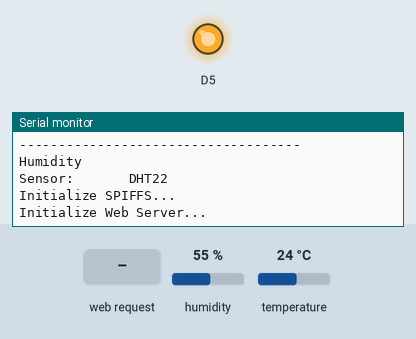
Bench run of a program on a simulated ESP8266 (NodeMCU). Shown: output pins drawn as LEDs (lit = HIGH), the last lines printed to the serial monitor. The inputs (shaded band) are chosen by the test bench; at power-on: humidity 55 %, temperature 24 °C. WiFi joins after 1.5 s; servers stay silent unless stated; network time is answered at once with the bench clock; the local clock reads 2024-03-15 10:24:30 at power-on unless the program sets it; storage starts empty.

Above: at 5.7 s.
5.8 s: HTTP request GET /currenttemp received
At 6.6 s:
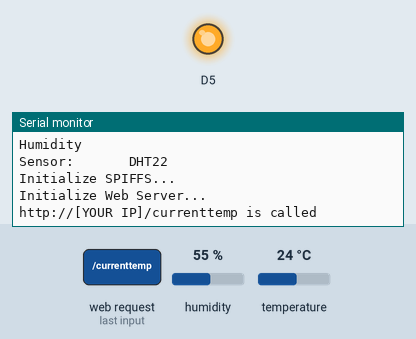
7.3 s: HTTP request GET /currenthumid received
At 7.8 s:
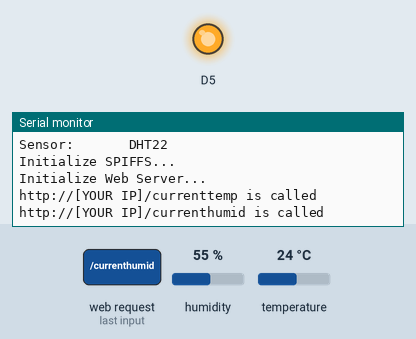
8.8 s: HTTP request GET /dailytemp received
At 10.1 s:
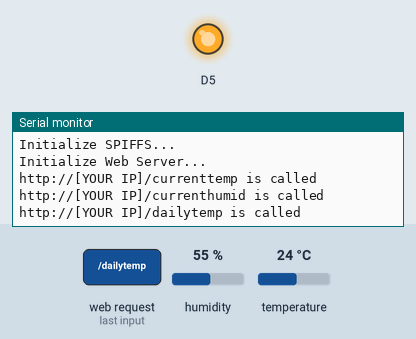

Measured:
- after the input at 5.8 s, the serial monitor: prints a new line at once (image 1)
- after the input at 7.3 s, the serial monitor: prints a new line at once (image 2)
- after the input at 8.8 s, the serial monitor: prints a new line at once (image 3)

The program:

main.cpp
```cpp
#include <Arduino.h>
#include <Ticker.h>

#include <ESP8266WiFi.h>
#include <ESP8266WebServer.h>
#include <FS.h>
#include <WiFiUdp.h>
#include <NTPClient.h>

#include <Adafruit_Sensor.h>
#include <DHT.h>
#include <DHT_U.h>
#include <Wire.h>
#include <RtcDS3231.h>

#define WIFI_SSID ""
#define WIFI_PWD ""
#define DHTPIN D4
#define DHTTYPE DHT22 /* DHT11, DHT22, DHT21 */
#define TICKER_PERIOD 600
#define TIME_ZONE 9
#define MAX_DATA_SIZE 144

typedef struct
{
  char strTime[20];
  float temperature;
  float humidity;
} TempHumidity;

int dataIndex = 0;
TempHumidity data[MAX_DATA_SIZE];

bool tickerFlag = true;
Ticker ticker;
ESP8266WebServer server(80);
DHT_Unified dht(DHTPIN, DHTTYPE);
RtcDS3231<TwoWire> Rtc(Wire);

void tickerHandler(void);
void initWiFi(void);
void initRTC(void);
void initDHT(void);
void initWebServer(void);
void gatherData(void);
void sendCurrentTemp(void);
void sendDailyTemp(void);
void sendCurrentHumidity(void);
void sendDailyHumidity(void);

void setup()
{
  Serial.begin(115200);

  initWiFi();
  initRTC();
  initDHT();
  initWebServer();

  ticker.attach(TICKER_PERIOD, tickerHandler);
}

void loop()
{
  server.handleClient();

  if (tickerFlag)
  {
    tickerFlag = false;
    gatherData();
  }
}

void tickerHandler()
{
  tickerFlag = true;
}

void initWiFi()
{
  Serial.println("Initialize WiFi...");

  if (!WiFi.begin(WIFI_SSID, WIFI_PWD))
  {
    Serial.println("ERROR: WiFi.begin");
    return;
  }

  while (WiFi.status() != WL_CONNECTED)
  {
    delay(100);
    Serial.print(".");
  }

  Serial.println();
  Serial.println("OK: WiFi connected");
  Serial.print("IP address: ");
  Serial.println(WiFi.localIP());

  delay(1000);
}

void initRTC()
{
  WiFiUDP udp;
  NTPClient timeClient(udp, "pool.ntp.org", TIME_ZONE * 3600);

  Serial.println("Getting NTP time...");
  timeClient.update();

  /* 2000 - 1970 = 30 years = 946684800UL sec */
  unsigned long epochTime = timeClient.getEpochTime() - 946684800UL;

  Rtc.Begin();
  Rtc.SetDateTime(epochTime);

  if (!Rtc.GetIsRunning())
  {
    Rtc.SetIsRunning(true);
  }
}

void initDHT()
{
  /* Power off & on DHT22 */
  digitalWrite(D5, HIGH);
  pinMode(D5, OUTPUT);
  delay(2000);

  /* Initialize DHT22 */
  dht.begin();
  sensor_t sensor;
  dht.temperature().getSensor(&sensor);
  Serial.println("------------------------------------");
  Serial.println("Temperature");
  Serial.print("Sensor:       ");
  Serial.println(sensor.name);

  dht.humidity().getSensor(&sensor);
  Serial.println("------------------------------------");
  Serial.println("Humidity");
  Serial.print("Sensor:       ");
  Serial.println(sensor.name);
}

void gatherData()
{
  /* When array is full, remove oldest data */
  if(dataIndex >= MAX_DATA_SIZE)
  {
    for(int i = 1; i < MAX_DATA_SIZE; i++)
    {
      data[i-1] = data[i];
    }
    dataIndex = MAX_DATA_SIZE - 1;
  }

  sensors_event_t event;

  dht.temperature().getEvent(&event);
  if (isnan(event.temperature)) return;
  data[dataIndex].temperature = event.temperature;

  dht.humidity().getEvent(&event);
  if (isnan(event.relative_humidity)) return;
  data[dataIndex].humidity = event.relative_humidity;

  if (!Rtc.IsDateTimeValid()) return;
  RtcDateTime now = Rtc.GetDateTime();
  sprintf(data[dataIndex].strTime, "%04d-%02d-%02d %02d:%02d:%02d", //%d allows to print an integer to the string
        now.Year(),                            //get year method
        now.Month(),                           //get month method
        now.Day(),                             //get day method
        now.Hour(),                            //get hour method
        now.Minute(),                          //get minute method
        now.Second()                           //get second method
  );

  dataIndex++;
}

void initWebServer()
{
  Serial.println("Initialize SPIFFS...");

  if (!SPIFFS.begin())
  {
    Serial.println("ERROR: SPIFFS.begin");
    return;
  }

  server.on("/currenttemp", sendCurrentTemp);
  server.on("/currenthumid", sendCurrentHumidity);
  server.on("/dailytemp", sendDailyTemp);
  server.on("/dailyhumid", sendDailyHumidity);

  server.serveStatic("/img", SPIFFS, "/img");
  server.serveStatic("/", SPIFFS, "/index.html");

  Serial.println("Initialize Web Server...");
  server.begin();
}

void sendCurrentTemp()
{
  Serial.println("http://[YOUR IP]/currenttemp is called");

  if (dataIndex > 0)
  {
    TempHumidity th = data[dataIndex - 1];

    String json = "{\"time\":\"" + String(th.strTime) + "\",";
    json += "\"temperature\":\"" + String(th.temperature, 1) + "\"}";

    server.send(200, "application/json", json);
  }
  else
  {
    server.send(500, "application/json", "");
  }
}

void sendCurrentHumidity()
{
  Serial.println("http://[YOUR IP]/currenthumid is called");

  if (dataIndex > 0)
  {
    TempHumidity th = data[dataIndex - 1];

    String json = "{\"time\":\"" + String(th.strTime) + "\",";
    json += "\"humidity\":\"" + String(th.humidity, 1) + "\"}";

    server.send(200, "application/json", json);
  }
  else
  {
    server.send(500, "application/json", "");
  }
}

void sendDailyTemp()
{
  Serial.println("http://[YOUR IP]/dailytemp is called");

  if (dataIndex > 0)
  {
    String json = "[";
    for(int i = 0; i < dataIndex; i++)
    {
      TempHumidity th = data[i];
      json += "{\"time\":\"" + String(th.strTime) + "\",";
      json += "\"temperature\":\"" + String(th.temperature, 1) + "\"},";
    }
    json.remove(json.lastIndexOf(','));
    json += "]";
    server.send(200, "application/json", json);
  }
  else
  {
    server.send(500, "application/json", "");
  }
}

void sendDailyHumidity()
{
  Serial.println("http://[YOUR IP]/dailyhumid is called");

  if (dataIndex > 0)
  {
    String json = "[";
    for(int i = 0; i < dataIndex; i++)
    {
      TempHumidity th = data[i];
      json += "{\"time\":\"" + String(th.strTime) + "\",";
      json += "\"humidity\":\"" + String(th.humidity, 1) + "\"},";
    }
    json.remove(json.lastIndexOf(','));
    json += "]";
    server.send(200, "application/json", json);
  }
  else
  {
    server.send(500, "application/json", "");
  }
}
```
